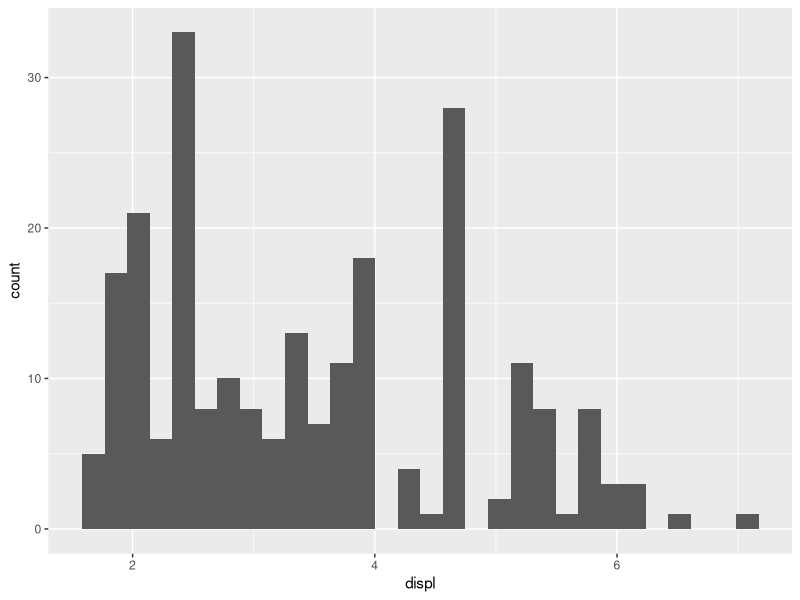
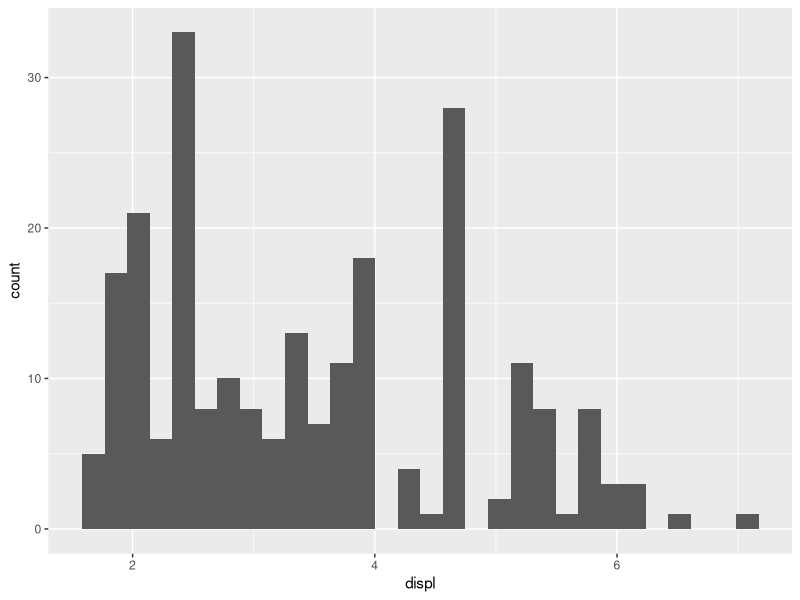
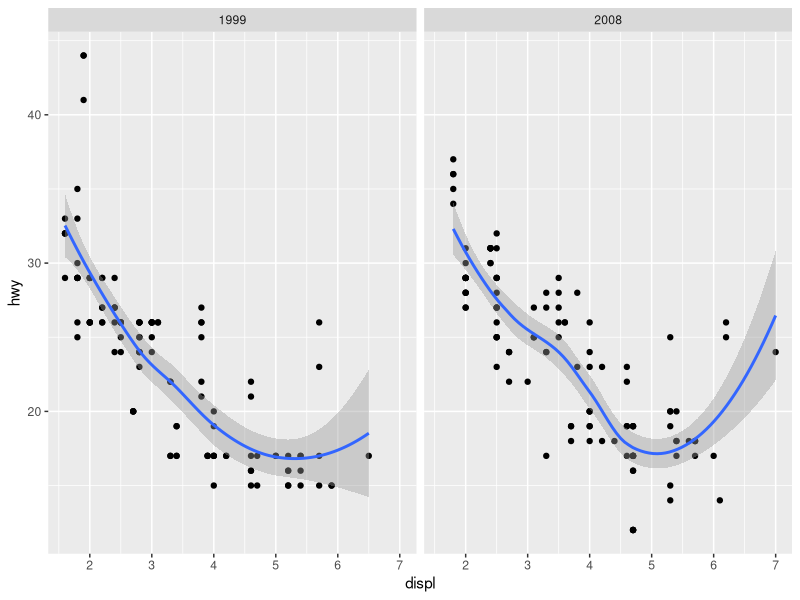
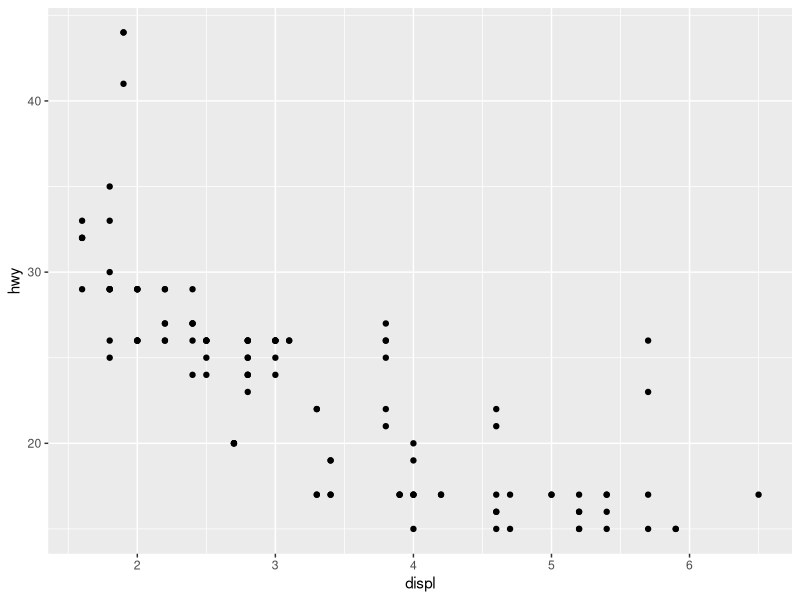
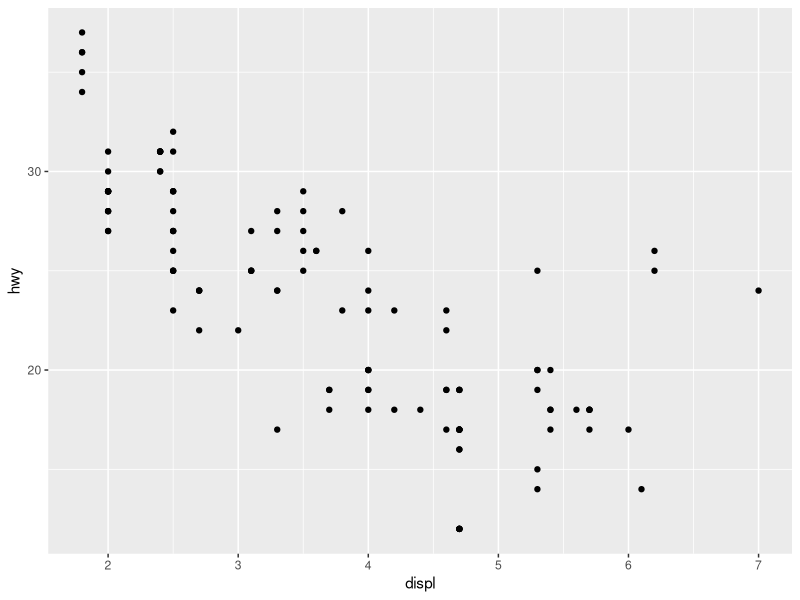
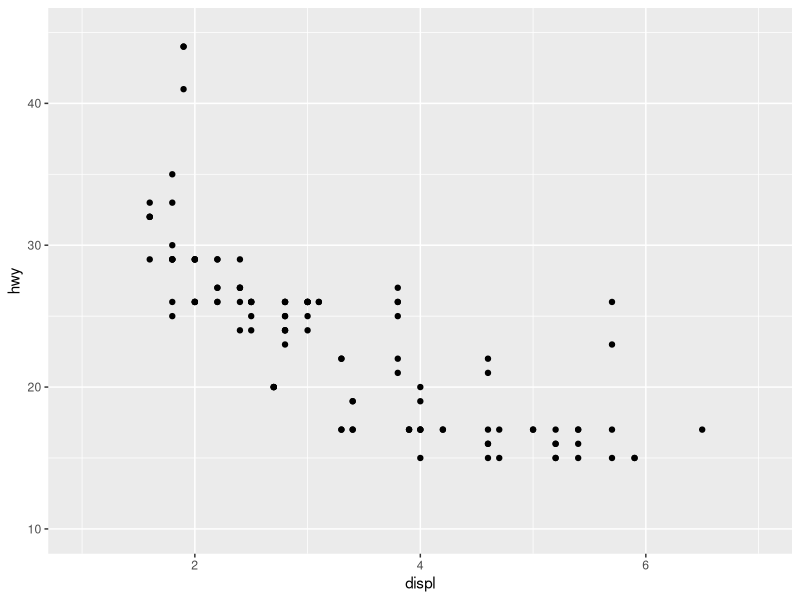
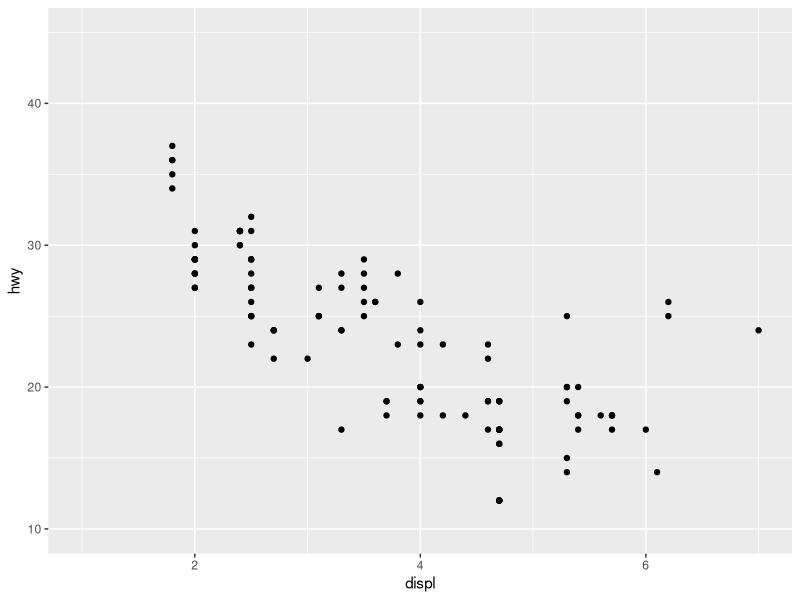
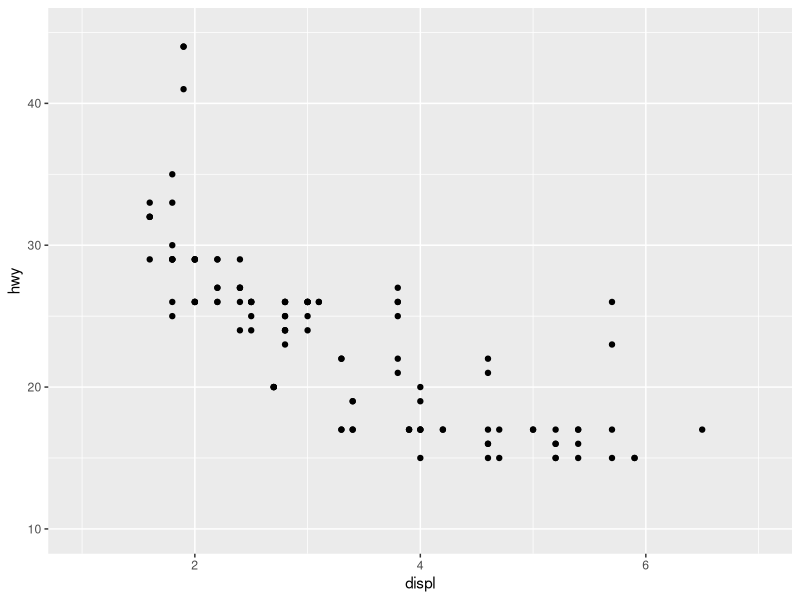

Generate these figures, in order, with R:
## ---- chunk 1
knitr::opts_chunk$set(echo = TRUE)
library(tidyverse)
## ---- chunk 2
ggplot(mpg, aes(x = displ)) +
  geom_histogram()

# The same as...

ggplot(mpg, aes(x = displ, y = after_stat(count))) +
  geom_histogram()
## ---- chunk 3
ggplot(mpg, aes(displ, hwy)) +
  geom_point() +
  geom_smooth() +
  facet_wrap(vars(year))
## ---- chunk 4
#different scales issue
mpg_99 <- mpg |>
  filter(year == 1999)
mpg_08 <- mpg|>
  filter(year == 2008)

base_99 <- ggplot(mpg_99, aes(displ, hwy)) + geom_point()
base_08 <- ggplot(mpg_08, aes(displ, hwy)) + geom_point()

base_99
base_08
## ---- chunk 5
base_99 +
  scale_x_continuous(limits = c(1,7)) +
  scale_y_continuous(limits = c(10, 45))

base_08 +
  scale_x_continuous(limits = c(1,7)) +
  scale_y_continuous(limits = c(10, 45))
## ---- chunk 6
base_99 + lims(x = c(1, 7), y = c(10, 45))
base_08 + lims(x = c(1, 7), y = c(10, 45))
## ---- chunk 7
base <- ggplot(mpg, aes(drv, hwy)) +
  geom_hline(yintercept = 28, color = "red") +
  geom_boxplot()

base
base + coord_cartesian(ylim = c(10, 35))
base + ylim(10, 35)
## ---- chunk 8
base <- ggplot(faithfuld, aes(waiting, eruptions)) +
  geom_raster(aes(fill = density)) +
  theme(legend.position = "none") +
  labs(X = NULL, y = NULL)

base
base + 
  scale_x_continuous(expand = expansion(0)) +
  scale_y_continuous(expand = expansion(0))
## ---- chunk 9
base +
  scale_x_continuous(expand = expansion(add = 3)) +
  scale_y_continuous(expand = expansion(add = 3))

# Multiplicative expansion 20%

base +
  scale_x_continuous(expand = expansion(mult = 0.2)) +
  scale_y_continuous(expand = expansion(mult = 0.2))

# Multiplicative expansion of 5% at the lower end of each axes,
# and 20% at the upper end; for the y-axis the expansion is 
# set directly instead of using expansion()

base +
  scale_x_continuous(expand = expansion(mul = c(0.05, 0.2))) +
  scale_y_continuous(expand = c(0.05, 0, 0.2, 0))
## ---- chunk 10
toy <- data.frame(
  const = 1,
  up = 1:4,
  txt = letters[1:4],
  big = (1:4)*1000,
  log = c(2, 5, 10, 2000)
)

toy

base <- ggplot(toy, aes(big, const)) +
  geom_point() +
  labs(x = NULL, y = NULL) +
  scale_y_continuous(breaks = NULL)

base
## ---- chunk 11
base + scale_x_continuous(breaks = c(1000, 2000, 4000))
base + scale_x_continuous(breaks = c(1000, 1500, 2000, 4000))
## ---- chunk 12
base
base + scale_x_continuous(breaks = scales::breaks_extended())
base + scale_x_continuous(breaks = scales::breaks_extended(n = 2))
## ---- chunk 13
base +
  scale_x_continuous(breaks = scales::breaks_width(800))
base +
  scale_x_continuous(breaks = scales::breaks_width(800, offset = 200))
base +
  scale_x_continuous(breaks = scales::breaks_width(800, offset = -200))
## ---- chunk 14
mb <- unique(as.numeric(1:10 %o% 10 ^ (0:3)))
mb

base <- ggplot(toy, aes(log, const)) +
  geom_point() +
  labs(x = NULL, y = NULL) +
  scale_y_continuous(breaks = NULL)

base + scale_x_log10()
base + scale_x_log10(minor_breaks = mb)
## ---- chunk 15
base <- ggplot(toy, aes(big, const)) +
  geom_point() +
  labs(x = NULL, y = NULL) +
  scale_y_continuous(breaks = NULL)

base
base +
  scale_x_continuous(
    breaks = c(2000, 4000),
    labels = c("2k", "4k")
  )
## ---- chunk 16
base <- ggplot(toy, aes(big, const)) +
  geom_point() +
  labs(x = NULL, y = NULL) +
  scale_x_continuous(breaks = NULL)

base
base + scale_y_continuous(labels = scales::label_percent())
base + scale_y_continuous(
  labels = scales::label_dollar(prefix = "$", suffix = "")
)
## ---- chunk 17
base <- ggplot(mpg, aes(displ, hwy)) + geom_point()

base
base + scale_x_reverse()
base + scale_y_reverse()
## ---- chunk 18
ggplot(mpg, aes(displ, hwy)) +
  geom_point() +
  scale_y_continuous(trans = "reciprocal")

ggplot(diamonds, aes(price, carat)) +
  geom_bin_2d() +
  scale_x_continuous(trans = "log10") +
  scale_y_continuous(trans = "log10")
## ---- chunk 19
#equivalent

ggplot(mpg, aes(displ, hwy)) +
  geom_point() +
  scale_y_continuous(trans = "reciprocal")

ggplot(mpg, aes(displ, hwy)) +
  geom_point() +
  scale_y_continuous(trans = scales::reciprocal_trans())
## ---- chunk 20
#equivalent

ggplot(diamonds, aes(price, carat)) + 
  geom_bin2d() + 
  scale_x_continuous(trans = "log10") +
  scale_y_continuous(trans = "log10")

ggplot(diamonds, aes(price, carat)) + 
  geom_bin2d() + 
  scale_x_log10() +
  scale_y_log10()
## ---- chunk 21
# the axis is different for each
ggplot(mpg, aes(log10(displ), hwy)) +
  geom_point()

ggplot(mpg, aes(displ, hwy)) +
  geom_point() +
  scale_x_log10()
## ---- chunk 22
date_base <- ggplot(economics, aes(date, psavert)) +
  geom_line(na.rm = TRUE) +
  labs(x = NULL, y = NULL)

date_base
date_base + scale_x_date(date_breaks = "15 years")
## ---- chunk 23
the_year <- as.Date(c("2021-01-01", "2021-12-31"))
set_breaks <- scales::breaks_width("1 month")
set_breaks(the_year)
## ---- chunk 24
set_breaks <- scales::breaks_width("1 month", offset = 8)
set_breaks(the_year)
## ---- chunk 25
df <- data.frame(
  y = as.Date(c("2022-01-01", "2022-04-01")))
base <- ggplot(df, aes(y = y)) +
  labs(y = NULL) +
  theme_minimal() +
  theme(
    panel.grid.major = element_line(color = "black"),
    panel.grid.minor = element_line(color = "grey50")
  )

base + scale_y_date(date_breaks = "1 month")
base + scale_y_date(date_breaks = "1 month", date_minor_breaks = "1 week")
## ---- chunk 26
base <- ggplot(economics, aes(date, psavert)) +
  geom_line(na.rm = TRUE) +
  labs(x = NULL, y = NULL)

base + scale_x_date(date_breaks = "5 years")
base + scale_x_date(date_breaks = "5 years", date_labels = "%y")
## ---- chunk 27
# line breaks
lim <- as.Date(c("2004-01-01", "2005-01-01"))

base + scale_x_date(limits = lim, date_labels = "%b %y")
base + scale_x_date(limits = lim, date_labels = "%B\n%Y")
## ---- chunk 28
base +
  scale_x_date(
    limits = lim,
    labels = scales::label_date_short()
  )
## ---- chunk 29
ggplot(mpg, aes(x = hwy, y = class)) +
  geom_point()

ggplot(mpg, aes(x = hwy, y = class)) +
  geom_point() +
  scale_x_continuous() +
  scale_y_discrete()
## ---- chunk 30
ggplot(mpg, aes(x = hwy, y = class)) +
  geom_point() +
  annotate("text", x = 5, y = 1:7, label = 1:7)

ggplot(mpg, aes(x = hwy, y = class)) +
  geom_jitter(width = 0, height = 0.25) +
  annotate("text", x = 5, y = 1:7, label = 1:7)
## ---- chunk 31
ggplot(mpg, aes(x = drv, y = hwy)) + geom_boxplot()
ggplot(mpg, aes(x = drv, y = hwy)) + geom_boxplot(width = 0.4)
## ---- chunk 32
base <- ggplot(toy, aes(const, txt)) +
  geom_label(aes(label = txt)) +
  scale_x_continuous(breaks = NULL) +
  labs(x = NULL, y = NULL)

base
base + scale_y_discrete(limits = c("a", "b", "c", "d", "e"))
base + scale_y_discrete(limits = c("d", "c", "a", "b"))
## ---- chunk 33
base + scale_y_discrete(breaks = c("b", "c"))
base + scale_y_discrete(labels = c(c = "carrot", b = "banana")) 
## ---- chunk 34
base <- ggplot(mpg, aes(manufacturer, hwy)) +
  geom_boxplot()
base

base + guides(x = guide_axis(angle = 45))
## ---- chunk 35
ggplot(mpg, aes(hwy)) +
  geom_histogram(bins = 8)
ggplot(mpg, aes(hwy)) +
  geom_bar() +
  scale_x_binned()
## ---- chunk 36
base <- ggplot(mpg, aes(displ, hwy)) +
  geom_count()

base

base +
  scale_x_binned(n.breaks = 15) +
  scale_y_binned(n.breaks = 15)
